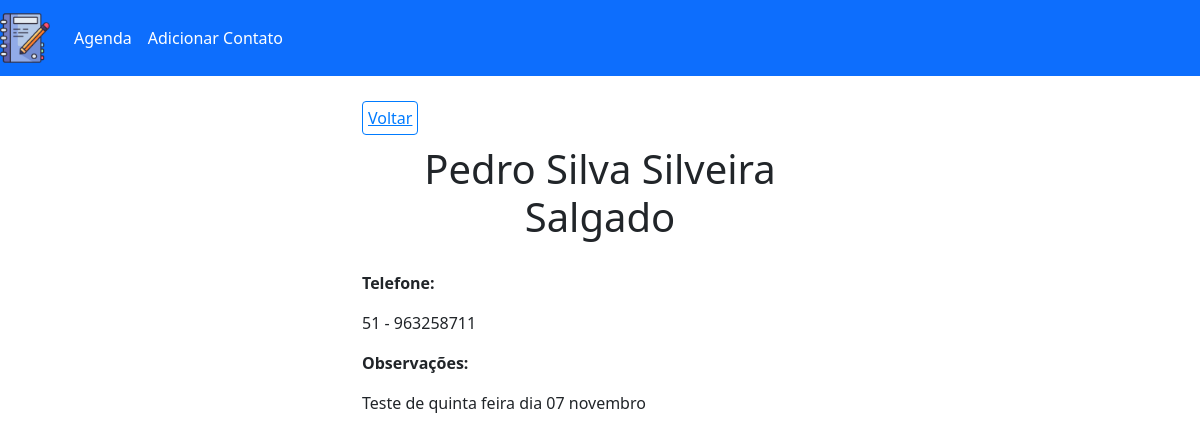
Screenshot of /show.php?id=5 with the database file from the repository.
### tables this page shows
CREATE TABLE `contacts` (
  `id` int(10) UNSIGNED NOT NULL,
  `name` varchar(150) DEFAULT NULL,
  `phone` varchar(20) DEFAULT NULL,
  `observation` text DEFAULT NULL
);

### config/process.php (called while the page is built, shortened)
<?php
	include_once("connection.php");
	include_once("url.php");
    $data = $_POST;
    if(!empty($data)) {
        if($data["type"] === "create") {
            $name = $data["name"];
            $phone = $data["phone"];
            $observation = $data["observation"];
            $query = "INSERT INTO contacts (name, phone, observation) VALUES (:name, :phone, :observation)";
            $stmt = $conn->prepare($query);
            $stmt->bindParam(":name", $name);
            $stmt->bindParam(":phone", $phone);
            $stmt->bindParam(":observation", $observation);
            try {
                $stmt->execute();
                $_SESSION["msg"] = "Contato criado com sucesso!";
              } catch(PDOException $e) {
               $error = $e->getMessage();
                echo "Erro: $error";
    }
        } else if($data["type"] === "edit") {
            $name = $data["name"];
            $phone = $data["phone"];
            $observation = $data["observation"];
            $id = $data["id"];
            $query = "UPDATE contacts
                      SET name = :name, phone = :phone, observation = :observation
                      WHERE id = :id";
            $stmt = $conn->prepare($query);
            $stmt->bindParam(":name", $name);
            $stmt->bindParam(":phone", $phone);
            $stmt->bindParam(":observation", $observation);
            $stmt->bindParam(":id", $id);
                    try {
                $stmt->execute();
                $_SESSION["msg"] = "Contato atualizado com Sucesso!";
              } catch(PDOException $e) {
               $error = $e->getMessage();
                echo "Erro: $error";
    }
        } else if($data["type"] === "delete") {
            $id = $data["id"];
            $query = "DELETE FROM contacts WHERE id = :id";
            $stmt = $conn->prepare($query);
            $stmt->bindParam(":id", $id);
            try {
                $stmt->execute();
                $_SESSION["msg"] = "Contato removido com Sucesso!";
              } catch(PDOException $e) {
               $error = $e->getMessage();
                echo "Erro: $error";
        }
    }
            header("location:" . $BASE_URL . "../index.php");
    } else {
        if(!empty($_GET)) {
        $id = $_GET["id"];
    }
        if (!empty($id)) {
            $query = "SELECT * FROM contacts WHERE id = :id";
            $stmt = $conn->prepare($query);
            $stmt->bindParam(":id", $id);
            $stmt->execute();
            $contact = $stmt->fetch();
        } else {
            $contacts = [];
            $query = "SELECT * FROM contacts";
            $stmt = $conn->prepare($query);
            $stmt->execute();
            $contacts = $stmt->fetchAll();
        }
    }
?>

### show.php (the view, shortened to what this page needs)
<?php
    include_once("templates/header.php");
?>
    <div class="container" id="view-contact-container">
        <h1 id="main-title"><?= $contact["name"] ?></h1>
        <p class="bold">Telefone:</p>
        <p><?= $contact["phone"] ?></p>
        <p class="bold">Observações:</p>
        <p><?= $contact["observation"] ?></p>
    </div>
<?php
    include_once("templates/footer.php");
?>

### css/style.css (style rules this page uses)
#main-title { text-align: center; margin: 15px 0 30px; }
#view-contact-container { max-width: 500px; margin: 0 auto; }
.bold { font-weight: bold; }
#back-link-container { display: block; width: 500px; margin: 30px auto 0; }
#back-link { border: 1px solid #007BFF; color: #007BFF; border-radius: 4px; padding: 5px; }

### rows the page displays
contacts: name "Pedro Silva Silveira Salgado", phone "51 - 963258711", observation "Teste de quinta feira dia 07 novembro"
